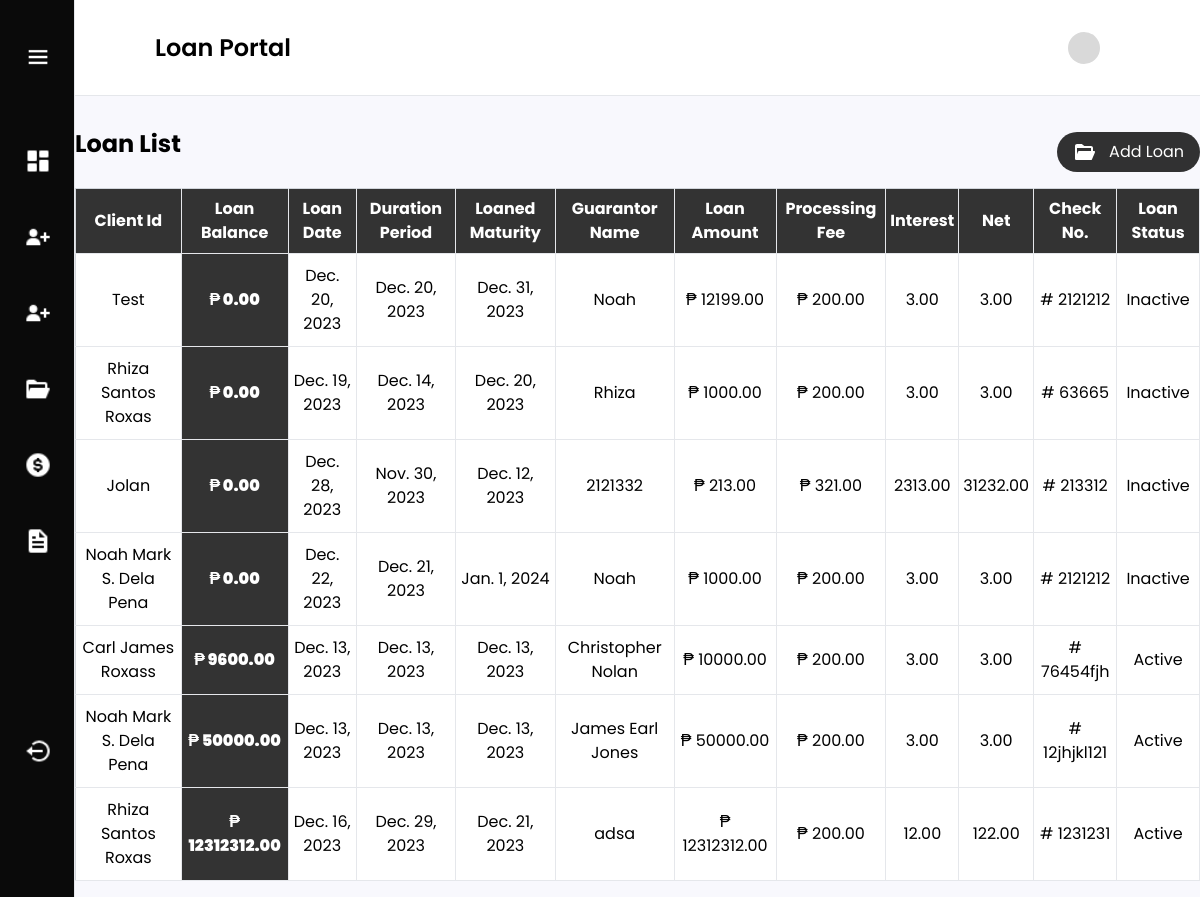
The page /adminUser/loanList/ on the database its author committed.
### loanmanagement/models.py (models this page shows, shortened)
class Loan(models.Model):
    client_id = models.ForeignKey(Person, on_delete=models.CASCADE)
    loan_date = models.DateField()
    duration_period = models.DateField()
    interest_rate = models.DecimalField(max_digits=10, decimal_places=2)
    loan_amount = models.DecimalField(max_digits=100, decimal_places=2)
    loan_maturity = models.DateField()
    guarantor = models.CharField(max_length=250)
    processing_fee = models.DecimalField(max_digits=10, decimal_places=2)
    loan_balance = models.DecimalField(max_digits=10, decimal_places=2, null=True)
    net = models.DecimalField(max_digits=10, decimal_places=2)
    checking_no = models.CharField(max_length=250, null=False, blank=False)
    has_active_loan = models.BooleanField(default=True)

class Person(models.Model):
    name = models.CharField(max_length=250, null=False, blank=False)
    address = models.CharField(max_length=250, null=False, blank=False)
    picture = models.ImageField(upload_to='images/', null=True, blank=True)
    document = models.FileField(upload_to='documents/', null=True, blank=True)
    created_at = models.DateTimeField(auto_now_add=True)
    def __str__(self):
        return self.name

### loanmanagement/views.py (the view)
# urls.py: path('loanList/', views.loan_list, name='loan_list'),
def loan_list(request):
    loans = Loan.objects.all()
    paginated = Paginator(loans, 10)
    page_number = request.GET.get('page')
    page = paginated.get_page(page_number)
    if request.method == 'POST':
        form = LoanForm(request.POST)
        if form.is_valid():
            loan = form.save(commit=False)
            if loan.loan_balance == 0:
                loan.has_active_loan = False
            loan.save()
    else:
        form = LoanForm()
    return render(request, 'loanPortal.html', {'loans': page, 'form': form, 'paginator': paginated})

### loanmanagement/templates/loanPortal.html (shortened to what this page needs)
{% extends 'layout.html' %}
{% block content %}
   <div>
       <div class="flex justify-between bg-white h-24 items-center px-6 md:px-20 py-auto border-b">
            <h2 class="text-xl md:text-2xl font-semibold">Loan Portal</h2>
           <div class="flex gap-2 md:gap-5 justify-center items-center">
               {% load static %}
               <img src="{% static 'images/svg/skeleton.svg' %}" class="w-6 h-6 md:w-8 h-8">
           </div>
       </div>
                    {% load widget_tweaks %}
       <div class="mx-3 md:mx-auto max-w-[1340px] mt-8">
           <div class="flex justify-between items-center mb-3">
                <h1 class="md:text-2xl text-xl font-bold mb-4">Loan List</h1>
                <button type="submit" id="openModalBtn" class=" text-[12px] md:text-[16px] flex items-center justify-center gap-3 bg-black/80 text-white py-1 md:py-2 px-4 rounded-[50px]">
                    <img/>Add Loan</button>
            </div>
           <table class="min-w-full bg-white border border-gray-300">
            <thead>
                <tr class="bg-black/80 text-white">
                    <th class="py-2 px-1 border-b border-r">Client Id</th>
                    <th class="py-2 px-1 border-b border-r">Loan Balance</th>
                    <th class="py-2 px-1 border-b border-r">Loan Date</th>
                    <th class="py-2 px-1 border-b border-r">Duration Period</th>
                    <th class="py-2 px-1 border-b border-r">Loaned Maturity</th>
                    <th class="py-2 px-1 border-b border-r">Guarantor Name</th>
                    <th class="py-2 px-1 border-b border-r">Loan Amount</th>
                    <th class="py-2 px-1 border-b border-r">Processing Fee</th>
                    <th class="py-2 px-1 border-b border-r">Interest</th>
                    <th class="py-2 px-1 border-b border-r">Net</th>
                    <th class="py-2 px-1 border-b border-r">Check No.</th>
                    <th class="py-2 px-1 border-b border-r">Loan Status</th>
                </tr>
            </thead>
            <tbody>
                {% for loan in loans %}
                    <tr class="text-center">
                        <td class="py-2 px-1 border-b border-r py-2.5">{{ loan.client_id }}</td>
                        <td class="py-2 px-1 border-b border-r py-2.5 font-black bg-black/80 text-white">₱ {{ loan.loan_balance }}</td>
                        <td class="py-2 px-1 border-b border-r py-2.5">{{ loan.loan_date }}</td>
                        <td class="py-2 px-1 border-b border-r py-2.5">{{ loan.duration_period }}</td>
                        <td class="py-2 px-1 border-b border-r py-2.5">{{ loan.loan_maturity }}</td>
                        <td class="py-2 px-1 border-b border-r py-2.5">{{ loan.guarantor }}</td>
                        <td class="py-2 px-1 border-b border-r py-2.5">₱ {{ loan.loan_amount }}</td>
                        <td class="py-2 px-1 border-b border-r py-2.5">₱ {{ loan.processing_fee }}</td>
                        <td class="py-2 px-1 border-b border-r py-2.5">{{ loan.interest_rate }}</td>
                        <td class="py-2 px-1 border-b border-r py-2.5">{{ loan.net }}</td>
                        <td class="py-2 px-1 border-b border-r py-2.5"># {{ loan.checking_no }}</td>
                        <td class="py-2 px-1 border-b border-r py-2.5">
                            {% if loan.has_active_loan %}
                                Active
                            {% else %}
                                Inactive
                            {% endif %}
                        </td>
                    </tr>
                {% endfor %}
            </tbody>
        </table>
       </div>
   </div>
{% endblock %}

### loanmanagement/templates/layout.html (style rules this page uses)
body { font-family: 'Poppins', sans-serif; }

### rows shown on the page
Loan: client_id "Test", loan_balance "0.00", loan_date "Dec. 20, 2023", duration_period "Dec. 20, 2023", loan_maturity "Dec. 31, 2023", guarantor "Noah", loan_amount "12199.00", processing_fee "200.00", interest_rate "3.00", net "3.00", checking_no "2121212", has_active_loan "Inactive"
Loan: client_id "Rhiza Santos Roxas", loan_balance "0.00", loan_date "Dec. 19, 2023", duration_period "Dec. 14, 2023", loan_maturity "Dec. 20, 2023", guarantor "Rhiza", loan_amount "1000.00", processing_fee "200.00", interest_rate "3.00", net "3.00", checking_no "63665", has_active_loan "Inactive"
Loan: client_id "Jolan", loan_balance "0.00", loan_date "Dec. 28, 2023", duration_period "Nov. 30, 2023", loan_maturity "Dec. 12, 2023", guarantor "2121332", loan_amount "213.00", processing_fee "321.00", interest_rate "2313.00", net "31232.00", checking_no "213312", has_active_loan "Inactive"
Loan: client_id "Noah Mark S. Dela Pena", loan_balance "0.00", loan_date "Dec. 22, 2023", duration_period "Dec. 21, 2023", loan_maturity "Jan. 1, 2024", guarantor "Noah", loan_amount "1000.00", processing_fee "200.00", interest_rate "3.00", net "3.00", checking_no "2121212", has_active_loan "Inactive"
Loan: client_id "Carl James Roxass", loan_balance "9600.00", loan_date "Dec. 13, 2023", duration_period "Dec. 13, 2023", loan_maturity "Dec. 13, 2023", guarantor "Christopher Nolan", loan_amount "10000.00", processing_fee "200.00", interest_rate "3.00", net "3.00", checking_no "76454fjh", has_active_loan "Active"
Loan: client_id "Noah Mark S. Dela Pena", loan_balance "50000.00", loan_date "Dec. 13, 2023", duration_period "Dec. 13, 2023", loan_maturity "Dec. 13, 2023", guarantor "James Earl Jones", loan_amount "50000.00", processing_fee "200.00", interest_rate "3.00", net "3.00", checking_no "12jhjkl121", has_active_loan "Active"
Loan: client_id "Rhiza Santos Roxas", loan_balance "12312312.00", loan_date "Dec. 16, 2023", duration_period "Dec. 29, 2023", loan_maturity "Dec. 21, 2023", guarantor "adsa", loan_amount "12312312.00", processing_fee "200.00", interest_rate "12.00", net "122.00", checking_no "1231231", has_active_loan "Active"
